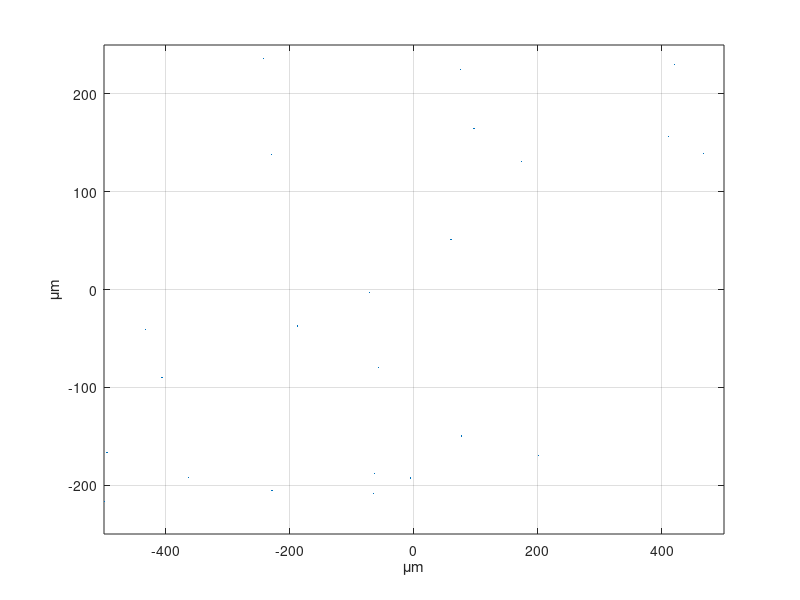
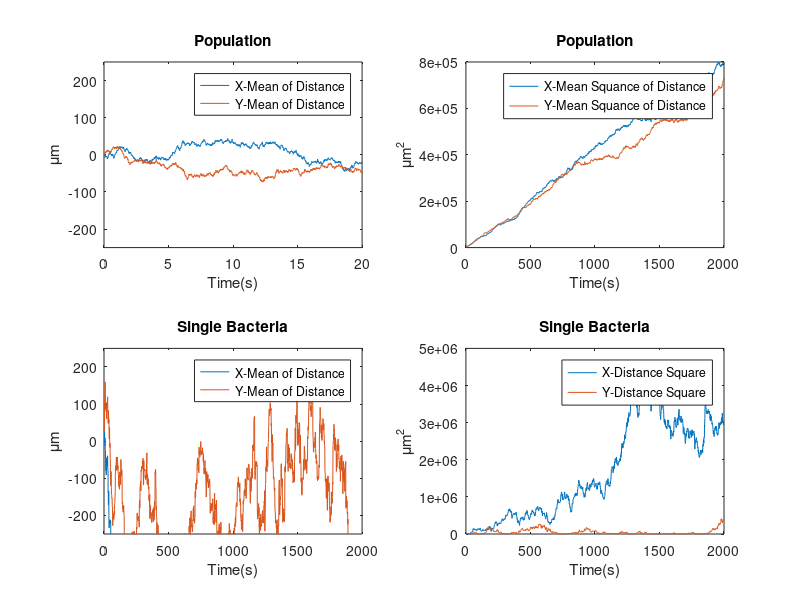
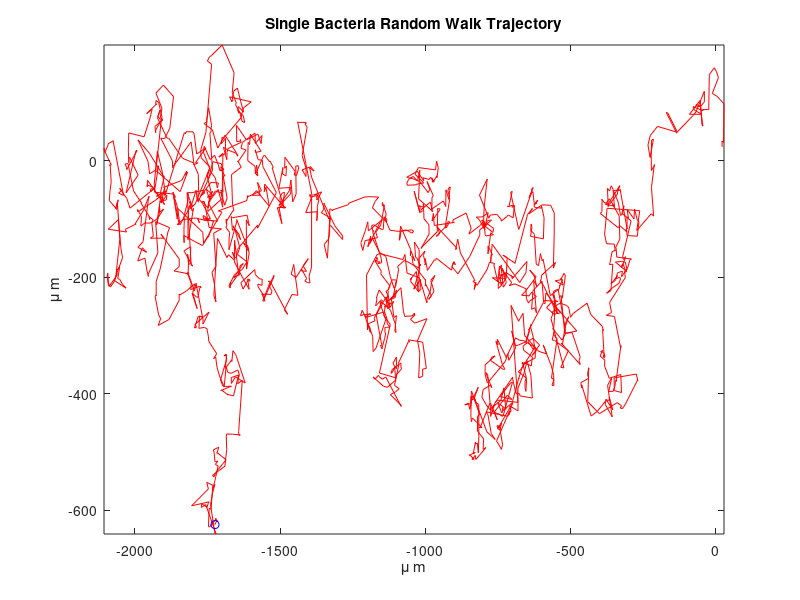

Source code (MATLAB) for these figures, in order:
%-----------------------------Prj2_1and2.m---------------------------------
% Simulation of brownian motion and chemotaxis of E.Coli
%  | Version  | Contribution | Time    | Comment
%  |   1.0     | Xinyu Zhou | 2017.6.8 | Initial verison from Xinyu Zhou
%  |   1.1     | H.F.       | 2017.6.10| Recorret square mean, add unit
%  |   2.0     | H.F.       | 2017.6.11| Use exponential distribution
%  |   2.1     | H.F.       | 2017.6.11| 
% Team Nubmer: YunYang He, Xingyu Zhou, Yuejian Mo,YuHang Jia, XingYu Wang
%--------------------------------------------------------------------------
clear all;
num=200;% Number of bacteria
speed=20;% Speed. Unit: 2 muM in 0.1s
k=0.04;%gradient. Unit: muM/mum
frame=2000; 
frameseq=1:1:frame; % camera captuer 0.1s one frame in 100s.
x=zeros(num,1);
y=zeros(num,1); % Bacteria are random distrubtion
tseq=zeros(num,1);
distX=zeros(num,frame);   % distance to start point at X-axis
distY=zeros(num,frame);   % distance to start point at Y-axis
pBacteria=plot(x,y,'.'); % population of bacteria
axis([-500 500 -250 250]);% size of microfluicds channel. Unit: mu m
grid on; % To do: size set

angle=zeros(num,1);
for j=frameseq  % here is poor biology meant!!
	figure(1);		
	%Psedo normal distrubtion
        %x=x+speed*(randn(num,1));% no sync time in X-axis and Y-axis!!!!!
       %y=y+speed*randn(num,1);% what is meant of probability here? Insteresting

	%chemotaxis sence fuction: Hill function
  	p_tum=1; % factor to short time of tumble

	% Expoenential distrubtion
	intva_run=exprnd(1,num,1); % time distrubtion of run intervals 
	intva_tum=exprnd(0.1,num,1); 
%	dt=p_tum*intva_tum;
%	intva_run=intva_run+dt;
	angle=2*pi*rand(num,1)+angle;  % maybe corrlation for a short peroid
	t_online=intva_run;
        x=x+speed*t_online.*cos(angle);
	y=y+speed*t_online.*sin(angle);
	tseq=tseq+intva_run+intva_tum;
	%Bionomal  distribution :to do...
	
	set(pBacteria,'XData',x,'YData',y,'MarkerSize',3); 
       	distX(:,j)=x;
	distX_2(:,j)=distX(:,j).^2;
	distY(:,j)=y;
	distY_2(:,j)=distY(:,j).^2;
    	drawnow limitrate;
	xlabel('\mum');	ylabel('\mum');
end

meanX=sum(distX(:,1:frame))/num;
meanX_2=sum(distX_2(:,1:frame))/num;
meanY=sum(distY(:,1:frame))/num;
meanY_2=sum(distY_2(:,1:frame))/num;
dist_2_mean=meanX_2+meanY_2;

figure(2);
subplot(2,2,1);% 
%plot(frameseq*0.1,[sqrt(dist_2_sum)',meanX(1,:)',meanY(1,:)'])
title('Population');
plot(frameseq*0.01,[meanX(1,:)',meanY(1,:)'])
title('Population');
legend('X-Mean of Distance','Y-Mean of Distance');
xlabel('Time(s)');
ylabel('\mum');
ylim([-250,250]);

subplot(2,2,2);
plot(frameseq,[meanX_2(1,:)',meanY_2(1,:)'])
title('Population');
legend('X-Mean Squance of Distance','Y-Mean Squance of Distance');
xlabel('Time(s)');
ylabel('\mum^2');

subplot(2,2,3);
plot(frameseq,[distX(2,:)',distY(2,:)'])
title('Single Bacteria');
legend('X-Mean of Distance','Y-Mean of Distance');
xlabel('Time(s)');
ylabel('\mum');
ylim([-250,250]);

subplot(2,2,4)
plot(frameseq,[distX_2(2,:)',distY_2(2,:)'])
title('Single Bacteria');
legend('X-Distance Square','Y-Distance Square');
xlabel('Time(s)');
ylabel('\mum^2');

figure(3);
comet(distX(2,:)',distY(2,:)');
title('Single Bacteria Random Walk Trajectory');
xlabel('\mu m');
ylabel('\mu m');
